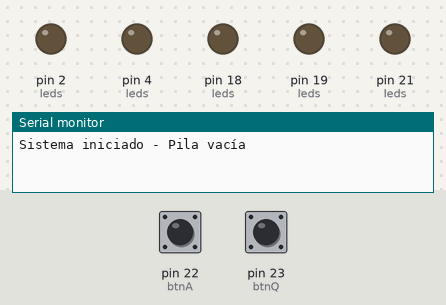
Simulated run of this sketch. Board: Arduino Mega 2560, built with avr-gcc and run on an emulated ATmega2560. Parts: output pins drawn as LEDs (lit = HIGH), the last lines printed to the serial monitor. The inputs (shaded band) are chosen by the test bench; at power-on: pin 22 (btnA) HIGH, pin 23 (btnQ) HIGH.

Above: at 1.2 s.
1.3 s: pin 22 (btnA) pulled LOW for 0.15 s
At 2.5 s:
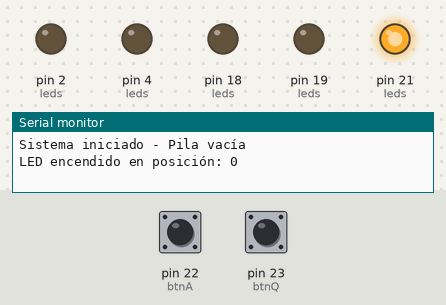
2.9 s: pin 22 (btnA) pulled LOW for 1 s
At 3.7 s:
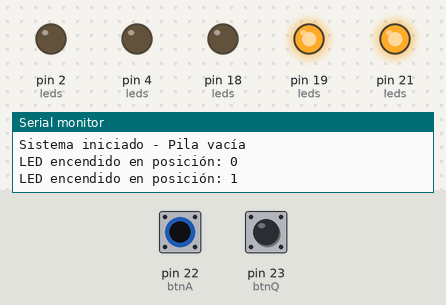
5.4 s: pin 22 (btnA) pulled LOW for 0.15 s
At 6.6 s:
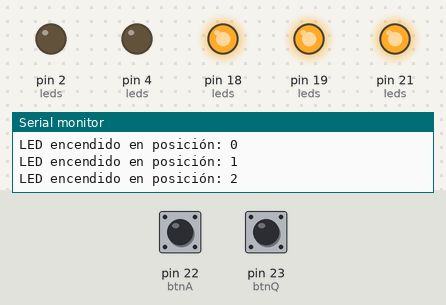
7.0 s: pin 22 (btnA) pulled LOW for 3.2 s
At 8.0 s:
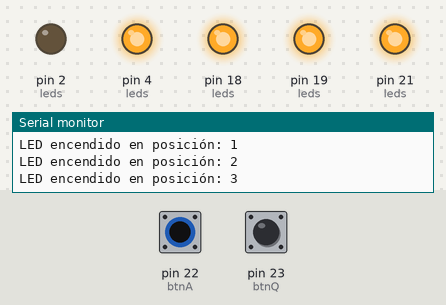
11.7 s: pin 22 (btnA) pulled LOW for 0.15 s
At 12.8 s:
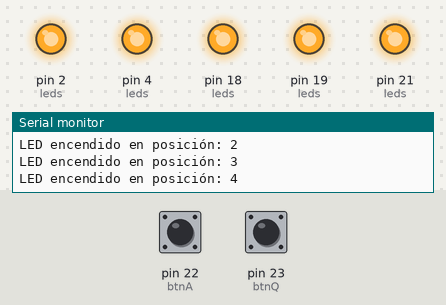
13.3 s: pin 23 (btnQ) pulled LOW for 0.15 s
At 14.0 s:
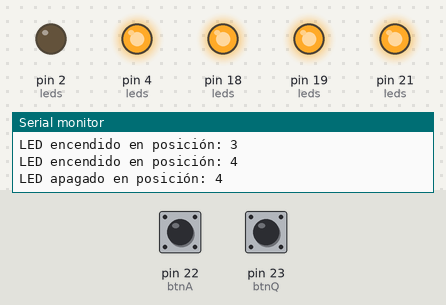
Timing chart, 0 to 15.9 s (numbered marks = the images above; inputs shaded):
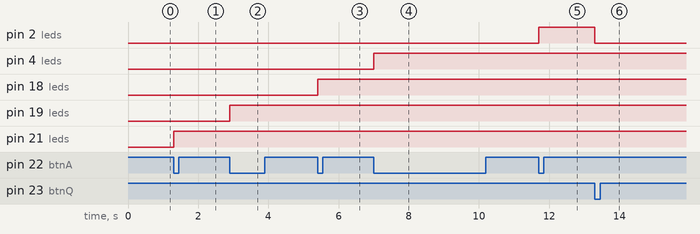

Measured:
- after the input at 1.3 s, pin 21 (leds): LOW → HIGH at once
- after the input at 2.9 s, pin 19 (leds): LOW → HIGH at once
- after the input at 5.4 s, pin 18 (leds): LOW → HIGH at once
- after the input at 7.0 s, pin 4 (leds): LOW → HIGH at once
- after the input at 11.7 s, pin 2 (leds): LOW → HIGH at once
- after the input at 13.3 s, pin 2 (leds): HIGH → LOW at once

The sketch:

book_activity_8.ino.ino
```cpp
// Definición de pines
#define btnA 22
#define btnQ 23
#define led1 21
#define led2 19
#define led3 18
#define led4 4
#define led5 2

// Lista de LEDs
const int leds[] = {led1, led2, led3, led4, led5};
const int numLeds = 5;

int top = -1; // Índice de la pila (-1 = vacía)
unsigned long lastPressTimePush = 0;
unsigned long lastPressTimePop = 0;
const int debounceDelay = 200; // Tiempo de rebote en ms

// Variables para detectar cambios en los botones
int lastBtnAState = HIGH;
int lastBtnQState = HIGH;

void setup() {
  Serial.begin(115200); // Para depuración

  pinMode(btnA, INPUT_PULLUP); // Botón de agregar con resistencia pullup
  pinMode(btnQ, INPUT_PULLUP); // Botón de quitar con resistencia pullup

  // Configurar LEDs como salida y apagarlos
  for (int i = 0; i < numLeds; i++) {
    pinMode(leds[i], OUTPUT);
    digitalWrite(leds[i], LOW);
  }

  Serial.println("Sistema iniciado - Pila vacía");
}

void loop() {
  unsigned long currentTime = millis();

  // Leer el estado actual de los botones
  int btnAState = digitalRead(btnA);
  int btnQState = digitalRead(btnQ);

  // Botón para agregar (PUSH) - Solo detecta cuando pasa de HIGH a LOW
  if (btnAState == LOW && lastBtnAState == HIGH && (currentTime - lastPressTimePush > debounceDelay)) {
    lastPressTimePush = currentTime;
    if (top < numLeds - 1) { // Si hay espacio en la pila
      top++;
      digitalWrite(leds[top], HIGH);
      Serial.println("LED encendido en posición: " + String(top));
    } else {
      Serial.println("Pila llena, no se pueden encender más LEDs");
    }
  }

  // Botón para quitar (POP) - Solo detecta cuando pasa de HIGH a LOW
  if (btnQState == LOW && lastBtnQState == HIGH && (currentTime - lastPressTimePop > debounceDelay)) {
    lastPressTimePop = currentTime;
    if (top >= 0) { // Si hay LEDs encendidos
      digitalWrite(leds[top], LOW);
      Serial.println("LED apagado en posición: " + String(top));
      top--;
    } else {
      Serial.println("Pila vacía, no hay LEDs que apagar");
    }
  }

  // Actualizar los estados anteriores de los botones
  lastBtnAState = btnAState;
  lastBtnQState = btnQState;
}
```
